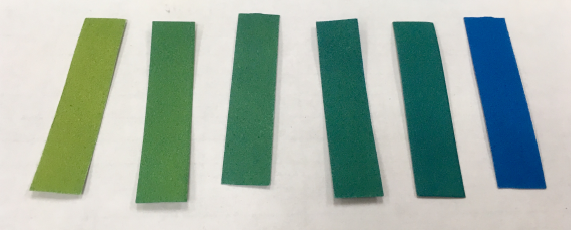
#> input picture ADstrip.png, 571 x 230 px
$ python Cut_adstrip.py   (older library calls are emulated)
#> lines starting #> are read from the running program, lines starting #| are printed output that depends on the picture; after the words box and inside, x2 and y2 are one past the last pixel; in counts of white or black regions, pixels touching at a corner belong together
import cv2
import numpy as np
from PIL import Image

#import images
path = "./ADstrip.png"
orignal = cv2.imread(path)
#> orignal is the input picture: shape (230, 571, 3); mean B, G, R 166.6, 178, 160.4
mask = cv2.imread(path) #for Createing mask image


#detect edges
canny_edges = cv2.Canny(orignal, 120, 250 )
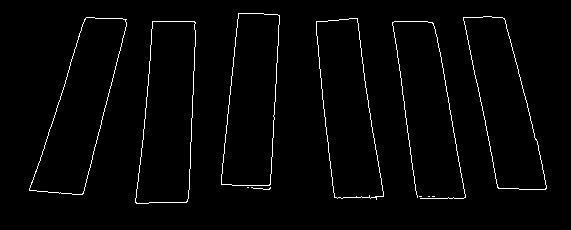
#> canny_edges: shape (230, 571); 2% white in thin lines or dots, all inside (x1, y1, x2, y2) = (29, 13, 547, 204)


#detect contours
dst, contours, hierarchy = cv2.findContours(canny_edges,
	 cv2.RETR_EXTERNAL, cv2.CHAIN_APPROX_NONE)
#> contours = 11 contours, 6 with area under 20; largest, box (x1, y1, x2, y2) and area: (135, 21, 196, 204) 8542, (29, 17, 127, 195) 8428, (316, 18, 384, 200) 8050, (463, 16, 547, 190) 7799, (221, 13, 280, 186) 7791


#get size of origial image
height, width, channel = orignal.shape
#> height = 230; width = 571; channel = 3
img_size = height*width
#> img_size = 131330


# black out AD-strips
targets = []

for i, contour in enumerate(contours):
	area = cv2.contourArea(contour)
	if img_size*0.99 < area:
		continue
	targets.append(contour)
#> this loop made 11 passes
#> area on passes 7 to 11: 8542.5, 8050.5, 8428.5, 7799, 7791
#> after the loop, targets has the same summary as contours
	#cv2.drawContours( orignal, contour, -1, ( 0, 255, 0), 3)

#> (the run stopped early here; a loop or call above may not have finished)
